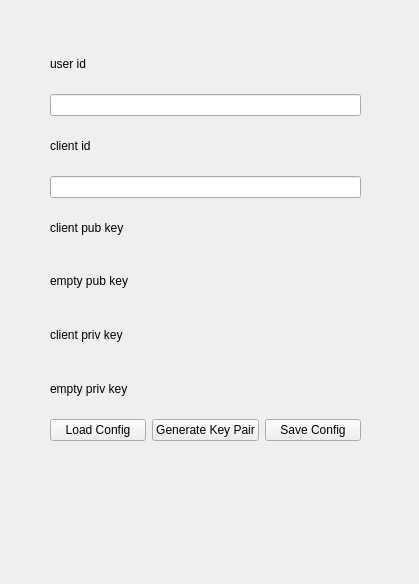
<?xml version="1.0" encoding="UTF-8"?>
<ui version="4.0">
 <class>config_page</class>
 <widget class="QWidget" name="config_page">
  <property name="geometry">
   <rect>
    <x>0</x>
    <y>0</y>
    <width>419</width>
    <height>584</height>
   </rect>
  </property>
  <property name="windowTitle">
   <string>config page</string>
  </property>
  <widget class="QWidget" name="verticalLayoutWidget">
   <property name="geometry">
    <rect>
     <x>50</x>
     <y>40</y>
     <width>311</width>
     <height>401</height>
    </rect>
   </property>
   <layout class="QVBoxLayout" name="verticalLayout">
    <item>
     <widget class="QLabel" name="uid_label">
      <property name="text">
       <string>user id</string>
      </property>
     </widget>
    </item>
    <item>
     <widget class="QLineEdit" name="lineEdit"/>
    </item>
    <item>
     <widget class="QLabel" name="cid_label">
      <property name="text">
       <string>client id</string>
      </property>
     </widget>
    </item>
    <item>
     <widget class="QLineEdit" name="lineEdit_2"/>
    </item>
    <item>
     <widget class="QLabel" name="pubkey_label">
      <property name="text">
       <string>client pub key</string>
      </property>
     </widget>
    </item>
    <item>
     <widget class="QLabel" name="pubkey_content">
      <property name="text">
       <string>empty pub key</string>
      </property>
     </widget>
    </item>
    <item>
     <widget class="QLabel" name="priv_key_label">
      <property name="text">
       <string>client priv key</string>
      </property>
     </widget>
    </item>
    <item>
     <widget class="QLabel" name="privkey_content">
      <property name="text">
       <string>empty priv key</string>
      </property>
     </widget>
    </item>
    <item>
     <layout class="QHBoxLayout" name="horizontalLayout">
      <item>
       <widget class="QPushButton" name="refresh_config_button">
        <property name="text">
         <string>Load Config</string>
        </property>
       </widget>
      </item>
      <item>
       <widget class="QPushButton" name="generate_new_keypair_botton">
        <property name="text">
         <string>Generate Key Pair</string>
        </property>
       </widget>
      </item>
      <item>
       <widget class="QPushButton" name="save_config_button">
        <property name="text">
         <string>Save Config</string>
        </property>
       </widget>
      </item>
     </layout>
    </item>
   </layout>
  </widget>
 </widget>
 <resources/>
 <connections/>
</ui>
